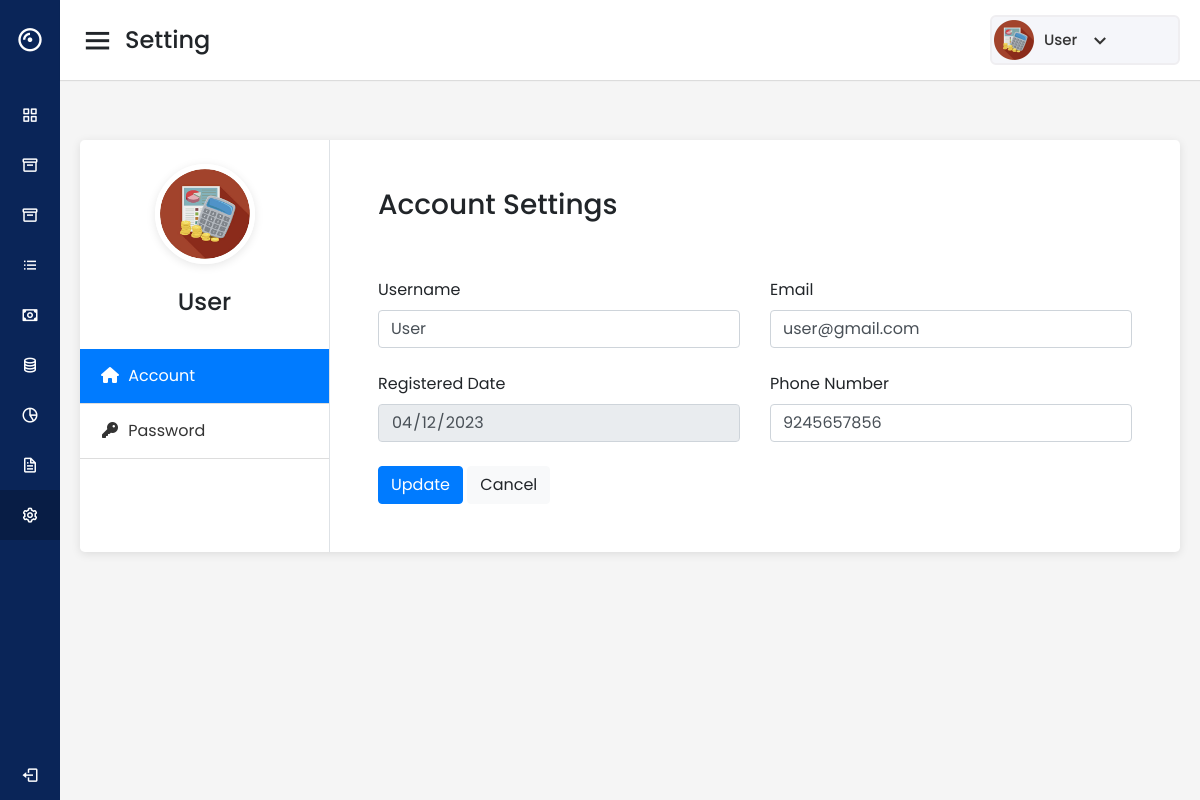
Screenshot of /includes/user_profile.php (signed in) with the database file from the repository.
### tables this page shows
CREATE TABLE `users` (
  `id` int(11) NOT NULL,
  `name` varchar(50) NOT NULL,
  `email` varchar(30) NOT NULL,
  `phone` varchar(15) NOT NULL,
  `password` varchar(255) NOT NULL,
  `verification_code` varchar(12) NOT NULL,
  `created_at` datetime DEFAULT current_timestamp()
);

### includes/user_profile.php (the view, shortened to what this page needs)
<?php
include('database.php');
if (strlen($_SESSION['detsuid']==0)) {
  header('location:logout.php');
  } else{
?>
  <!DOCTYPE html>
<html lang="en" dir="ltr">
  <head>
    <link rel="stylesheet" href="css/style.css">
    <link href='https://unpkg.com/boxicons@2.0.7/css/boxicons.min.css' rel='stylesheet'>
<link rel="stylesheet" href="https://cdnjs.cloudflare.com/ajax/libs/font-awesome/6.3.0/css/all.min.css">
      <link rel="stylesheet" href="https://stackpath.bootstrapcdn.com/bootstrap/4.3.1/css/bootstrap.min.css">
   </head>
<body>
  <div class="sidebar">
    <div class="logo-details">
      <i class='bx bx-album'></i>
      <span class="logo_name">Expenditure</span>
    </div>
      <ul class="nav-links">
        <li>
          <a href="home.php">
            <i class='bx bx-grid-alt' ></i>
            <span class="links_name">Dashboard</span>
          </a>
        </li>
        <li>
          <a href="add-expenses.php">
            <i class='bx bx-box' ></i>
            <span class="links_name">Expenses</span>
          </a>
        </li>
       <li>
          <a href="add-income.php">
            <i class='bx bx-box'></i>
            <span class="links_name">Income</span>
          </a>
        </li>
        <li>
          <a href="manage-transaction.php">
            <i class='bx bx-list-ul'></i>
            <span class="links_name">Manage List</span>
          </a>
        </li>
        <li>
          <a href="lending.php">
          <i class='bx bx-money'></i>
            <span class="links_name">lending</span>
          </a>
        </li>
        <li>
        <a href="manage-lending.php" >
        <i class='bx bx-coin-stack'></i>
            <span class="links_name">Manage lending</span>
          </a>
        </li>
        <li>
          <a href="analytics.php">
            <i class='bx bx-pie-chart-alt-2' ></i>
            <span class="links_name">Analytics</span>
          </a>
        </li>
        <li>
          <a href="report.php">
          <i class="bx bx-file"></i>
            <span class="links_name">Report</span>
          </a>
        </li>
       <li>
          <a href="#"  class="active">
            <i class='bx bx-cog' ></i>
            <span class="links_name">Setting</span>
          </a>
        </li>
        <li class="log_out">
          <a href="logout.php">
            <i class='bx bx-log-out'></i>
            <span class="links_name">Log out</span>
          </a>
        </li>
      </ul>
  </div>
  <section class="home-section">
    <nav>
      <div class="sidebar-button">
        <i class='bx bx-menu sidebarBtn'></i>
        <span class="dashboard">Setting</span>
      </div>
      <?php
$uid=$_SESSION['detsuid'];
$ret=mysqli_query($db,"select name  from users where id='$uid'");
$row=mysqli_fetch_array($ret);
$name=$row['name'];
?>
      <div class="profile-details">
  <img src="images/maex.png" alt="">
  <span class="admin_name"><?php echo $name; ?></span>
  <i class='bx bx-chevron-down' id='profile-options-toggle'></i>
</div>
    </nav>
	<?php
$userid = $_SESSION['detsuid'];
$sql = "SELECT * FROM users WHERE id = $userid";
$result = mysqli_query($db, $sql);
if (mysqli_num_rows($result) > 0) {
    $row = mysqli_fetch_assoc($result);
    $first_name = $row['name'];
    $email = $row['email'];
	$phone = $row['phone'];
}
?>
<br>
<br>
<br>
<br>
<br>
	<div class="container mx-auto">
					<div class="bg-white shadow rounded-lg d-block d-sm-flex">
					<div class="profile-tab-nav border-right">
  <div class="p-4">
	<center>
    <label for="profile-image-input">
      <div class="img-circle text-center mb-3">
        <img id="profile-image-preview" src="images/maex.png" alt="Image" class="shadow">
      </div>
    </label>
	</center>
    <h4 class="text-center"><?php echo $name; ?></h4>
  </div>
					<div class="nav flex-column nav-pills" id="v-pills-tab" role="tablist" aria-orientation="vertical">
						<a class="nav-link active" id="account-tab" data-toggle="pill" href="#account" role="tab" aria-controls="account" aria-selected="true">
							<i class="fa fa-home text-center mr-1"></i>
							Account
						</a>
						<a class="nav-link" id="password-tab" data-toggle="pill" href="#password" role="tab" aria-controls="password" aria-selected="false">
							<i class="fa fa-key text-center mr-1"></i>
							Password
						</a>
					</div>
				</div>
				<div class="tab-content p-4 p-md-5" id="v-pills-tabContent">
					<div class="tab-pane fade show active" id="account" role="tabpanel" aria-labelledby="account-tab">
						<h3 class="mb-4">Account Settings</h3>
						<form method="POST" action="update_user.php">
						<div class="row">
							<div class="col-md-6">
								<div class="form-group">
								  	<label>Username</label>
								  	<input type="text" class="form-control" name = "name"  value="<?php echo $first_name; ?> "required>
								</div>
							</div>
							<div class="col-md-6">
								<div class="form-group">
								  	<label>Email</label>
								  	<input type="text" class="form-control" name = "email" value="<?php echo $email; ?>"required>
								</div>
							</div>
							<div class="col-md-6">
								<div class="form-group">
								  	<label>Registered Date</label>
									  <input type="date" class="form-control" value="<?php echo date('Y-m-d', strtotime($row['created_at'])); ?>" readonly>
								</div>
							</div>
							<div class="col-md-6">
						<div class="form-group">
							<label>Phone Number</label>
							<input type="text" class="form-control" name="phone" value="<?php echo $phone; ?>" required>
						</div>
					</div>
						</div>
						<div>
						<button type="submit" class="btn btn-primary" name="update_user">Update</button>
       				    <button type="button" class="btn btn-light" onclick="location.href='user_profile.php'">Cancel</button>
						</div>
					</div>
		</div>
</body>
</html>
<?php } ?>

### includes/css/style.css (style rules this page uses)
* { margin: 0; padding: 0; box-sizing: border-box; font-family: 'Poppins', sans-serif; }
.sidebar { position: fixed; height: 100%; width: 240px; background: #0A2558; transition: all 0.5s ease; }
.sidebar .logo-details { height: 80px; display: flex; align-items: center; }
.sidebar .logo-details i { font-size: 28px; font-weight: 500; color: #fff; min-width: 60px; text-align: center }
.sidebar .logo-details .logo_name { color: #fff; font-size: 24px; font-weight: 500; }
.sidebar .nav-links { margin-top: 10px; }
.sidebar .nav-links li { position: relative; list-style: none; height: 50px; }
.sidebar .nav-links li a { height: 100%; width: 100%; display: flex; align-items: center; text-decoration: none; transition: all 0.4s ease; }
.sidebar .nav-links li a.active { background: #081D45; }
.sidebar .nav-links li i { min-width: 60px; text-align: center; font-size: 18px; color: #fff; }
.sidebar .nav-links li a .links_name { color: #fff; font-size: 15px; font-weight: 400; white-space: nowrap; }
.sidebar .nav-links .log_out { position: absolute; bottom: 0; width: 100%; }
.home-section { position: relative; background: #f5f5f5; min-height: 100vh; width: calc(100% - 240px); left: 240px; transition: all 0.5s ease; }
.home-section nav { display: flex; justify-content: space-between; height: 80px; background: #fff; display: flex; align-items: center; position: fixed; width: calc(100% - 240px); left: 240px; z-index: 100; padding: 0 20px; box-shadow: 0 1px 1px rgba(0, 0, 0, 0.1); transition: all 0.5s ease; }
.home-section nav .sidebar-button { display: flex; align-items: center; font-size: 24px; font-weight: 500; }
nav .sidebar-button i { font-size: 35px; margin-right: 10px; }
.home-section nav .profile-details { display: flex; align-items: center; background: #F5F6FA; border: 2px solid #EFEEF1; border-radius: 6px; height: 50px; min-width: 190px; padding: 0 15px 0 2px; }
nav .profile-details img { height: 40px; width: 40px; border-radius: 6px; object-fit: cover; }
nav .profile-details .admin_name { font-size: 15px; font-weight: 500; color: #333; margin: 0 10px; white-space: nowrap; }
nav .profile-details i { font-size: 25px; color: #333; }
@media (max-width: 1240px) { .sidebar { width: 60px; } }
@media (max-width: 1240px) { .home-section { width: calc(100% - 60px); left: 60px; } }
@media (max-width: 1240px) { .home-section nav { width: calc(100% - 60px); left: 60px; } }

### includes/user_profile.php (style rules this page uses)
body { background: #f9f9f9; font-family: "Roboto", sans-serif; }
.container { max-width: 1200px; margin: 0 auto; padding: 20px; }
.shadow { box-shadow: 0 2px 10px rgba(0, 0, 0, 0.1) !important; }
.profile-tab-nav { min-width: 250px; }
.tab-content { flex: 1; }
.form-group { margin-bottom: 1.5rem; }
.nav-pills a.nav-link { padding: 15px 20px; border-bottom: 1px solid #ddd; border-radius: 0; color: #333; }
.nav-pills a.nav-link i { width: 20px; }
.mb-4, .my-4 { margin-bottom: 3.5rem!important; }
.img-circle img { height: 100px; width: 100px; border-radius: 100%; border: 5px solid #fff; }
:root { --primary: #007bff; --success: #28a745; --danger: #dc3545; --warning: #ffc107; }
.img-circle { position: relative; justify-content: center; align-items: center; }
#profile-image-preview { height: 100px; width: 100px; border-radius: 100%; border: 5px solid #fff; }

### rows the page displays
users: name "User", email "user@gmail.com", created_at "04/12/2023", phone "9245657856"
